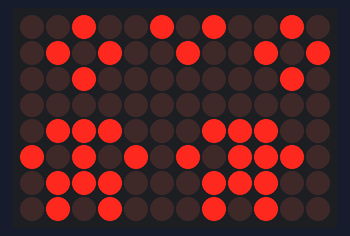
This sketch was run on a simulated Arduino Uno R4 WiFi. Shown: 12×8 LED matrix.

Above: at 0.1 s.

The sketch:

LED_Frames_Display.ino
```cpp
#include "Arduino_LED_Matrix.h"   //Include the LED_Matrix library
#include "SHG_FRAMES.h"

// Create an instance of the ArduinoLEDMatrix class
ArduinoLEDMatrix matrix;

void setup() {
  Serial.begin(115200);
  matrix.begin();
}
   void loop(){
    matrix.loadFrame(MINI_ROBOT);
   }
```

SHG_FRAMES.h
```cpp
const uint32_t MINI_ROBOT[] = {
    0x25252520,
		0x200071ca,
		0xae71c514
};
```
